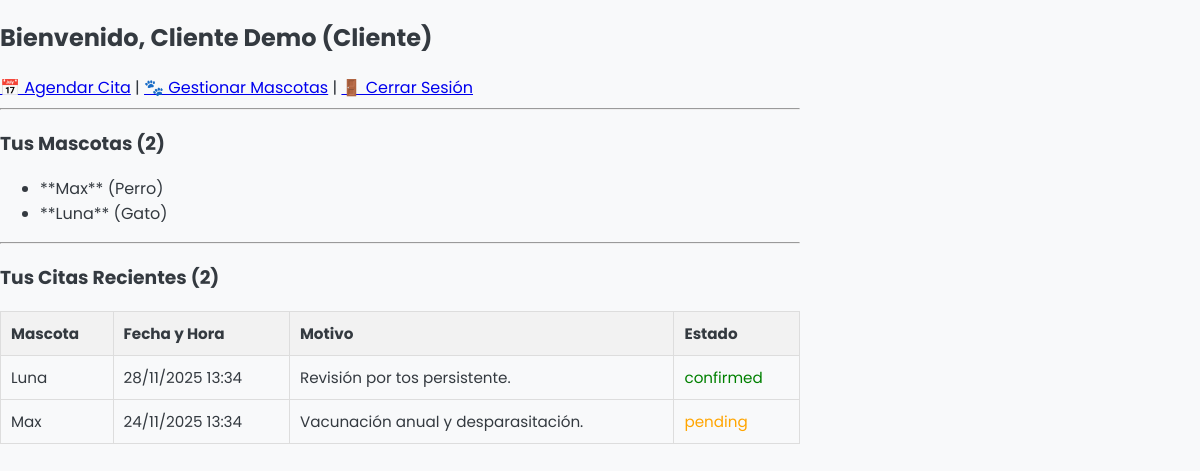
Page /vet-clinic/pages/dashboard.php (signed in) on the committed database.
### tables this page shows
CREATE TABLE `pets` (
  `id` int NOT NULL,
  `user_id` int NOT NULL,
  `name` varchar(100) NOT NULL,
  `species` varchar(50) NOT NULL,
  `breed` varchar(50) DEFAULT NULL,
  `birthdate` date DEFAULT NULL,
  `created_at` datetime DEFAULT CURRENT_TIMESTAMP
);

CREATE TABLE `appointments` (
  `id` int NOT NULL,
  `client_id` int NOT NULL,
  `pet_id` int NOT NULL,
  `date_time` datetime NOT NULL,
  `reason` text NOT NULL,
  `status` enum('pending','confirmed','canceled','completed') DEFAULT 'pending',
  `created_at` datetime DEFAULT CURRENT_TIMESTAMP
);

### vet-clinic/pages/dashboard.php (the view, shortened to what this page needs)
<?php
require_once '../includes/db.php';
$user_id = $_SESSION["id"];
$sql_pets = "SELECT id, name, species FROM pets WHERE user_id = :user_id";
$stmt_pets = $pdo->prepare($sql_pets);
$stmt_pets->bindParam(":user_id", $user_id, PDO::PARAM_INT);
$stmt_pets->execute();
$pets = $stmt_pets->fetchAll(PDO::FETCH_ASSOC);
$sql_appts = "SELECT a.date_time, a.reason, a.status, p.name AS pet_name
              FROM appointments a JOIN pets p ON a.pet_id = p.id
              WHERE a.client_id = :user_id ORDER BY a.date_time DESC";
$stmt_appts = $pdo->prepare($sql_appts);
$stmt_appts->bindParam(":user_id", $user_id, PDO::PARAM_INT);
$stmt_appts->execute();
$appointments = $stmt_appts->fetchAll(PDO::FETCH_ASSOC);
?>
<!DOCTYPE html>
<html lang="es">
<head><title>Dashboard Cliente</title><link rel="stylesheet" href="../css/style.css"></head>
<body><div class="container" style="max-width: 800px;">
    <h2>Bienvenido, <?php echo htmlspecialchars($_SESSION["name"]); ?> (Cliente)</h2>
    <nav>
        <a href="schedule.php">📅 Agendar Cita</a> |
        <a href="add_pet.php">🐾 Gestionar Mascotas</a> |
        <a href="logout.php">🚪 Cerrar Sesión</a>
    </nav>
    <hr>
    <h3>Tus Mascotas (<?php echo count($pets); ?>)</h3>
    <?php if (empty($pets)): ?><p>Aún no has registrado ninguna mascota.</p><?php else: ?>
        <ul><?php foreach ($pets as $pet): ?>
                <li>**<?php echo htmlspecialchars($pet['name']); ?>** (<?php echo htmlspecialchars($pet['species']); ?>)</li>
            <?php endforeach; ?>
        </ul>
    <?php endif; ?>
    <hr>
    <h3>Tus Citas Recientes (<?php echo count($appointments); ?>)</h3>
    <?php if (empty($appointments)): ?><p>No tienes citas agendadas.</p><?php else: ?>
        <table style="width:100%;">
            <thead><tr><th>Mascota</th><th>Fecha y Hora</th><th>Motivo</th><th>Estado</th></tr></thead>
            <tbody>
                <?php foreach ($appointments as $appt): ?>
                <tr>
                    <td><?php echo htmlspecialchars($appt['pet_name']); ?></td>
                    <td><?php echo date('d/m/Y H:i', strtotime($appt['date_time'])); ?></td>
                    <td><?php echo htmlspecialchars($appt['reason']); ?></td>
                    <td><span style="color:
                        <?php if ($appt['status'] == 'confirmed') echo 'green'; else if ($appt['status'] == 'pending') echo 'orange'; else echo 'red'; ?>;">
                        <?php echo htmlspecialchars($appt['status']); ?></span>
                    </td>
                </tr>
                <?php endforeach; ?>
            </tbody>
        </table>
    <?php endif; ?>
</div></body></html>

### vet-clinic/css/style.css (style rules this page uses)
:root { --primary-color: #007bff; --secondary-color: #28a745; --accent-color: #ffc107; --background-color: #f8f9fa; --dark-banner: #30195e; --card-background: #ffffff; --shadow: 0 0 20px rgba(0, 0, 0, 0.08); }
body { font-family: 'Poppins', sans-serif; background-color: var(--background-color); color: #343a40; margin: 0; padding: 0; }
table { width: 100%; border-collapse: collapse; }
table th, table td { padding: 10px; border: 1px solid #ddd; text-align: left; font-size: 0.95rem; }
table th { background-color: #f2f2f2; color: #343a40; }

### rows in the picture
pets: name "Max", species "Perro"
pets: name "Luna", species "Gato"
appointments: pet.name "Luna", date_time "28/11/2025 13:34", reason "Revisión por tos persistente.", status "confirmed"
appointments: pet.name "Max", date_time "24/11/2025 13:34", reason "Vacunación anual y desparasitación.", status "pending"

### other values in the picture
$_SESSION["name"] "Cliente Demo"
count($pets) "2"
count($appointments) "2"
